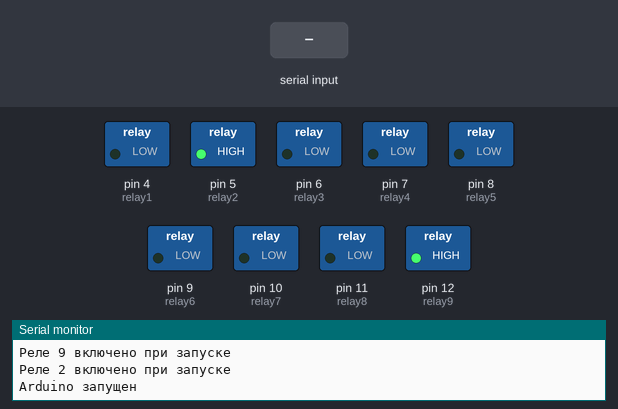
The sketch below on a simulated Arduino Uno, built with avr-gcc and run on an emulated ATmega328P. Shown: switched loads named in the sketch (green lamp = pin HIGH), the last lines printed to the serial monitor. The test bench sets the inputs (shaded band).

Above: at 1.2 s.
1.3 s: "0" received over Serial
At 2.1 s:
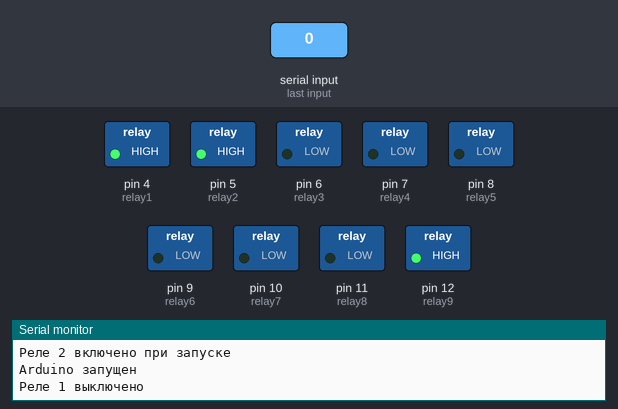
2.8 s: "3" received over Serial
At 3.2 s:
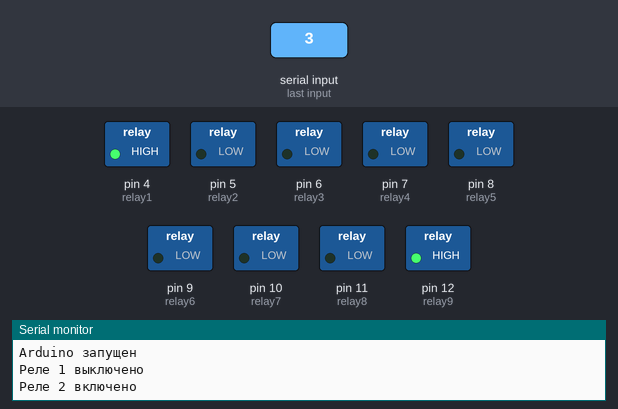
4.3 s: byte 65 ('A') received over Serial
At 5.5 s:
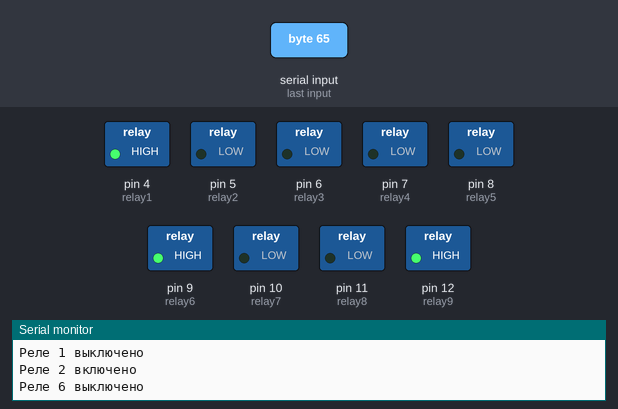
5.8 s: byte 67 ('C') received over Serial
At 6.7 s:
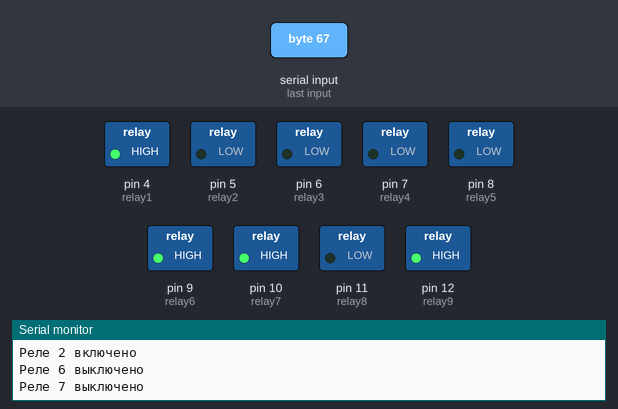
7.3 s: byte 66 ('B') received over Serial
At 7.9 s:
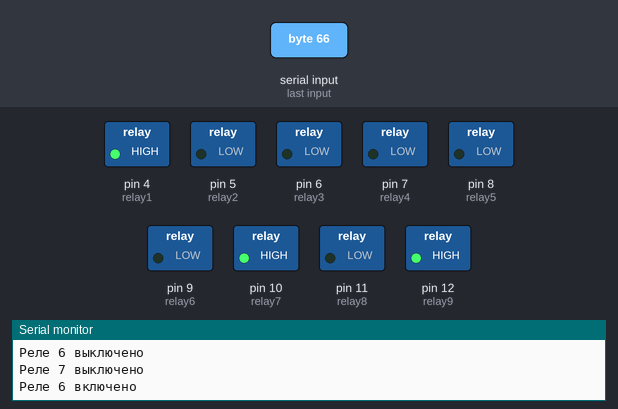
8.8 s: byte 69 ('E') received over Serial
At 10.2 s:
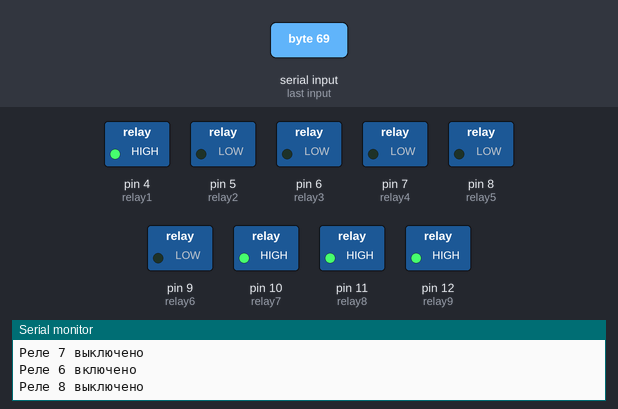
Timing chart, 0 to 11.3 s (numbered marks = the images above; inputs shaded):
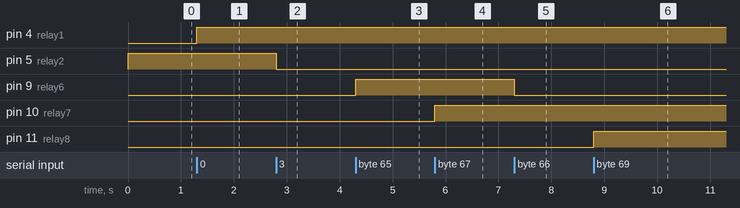

Measured:
- after the input at 1.3 s, pin 4 (relay1): LOW → HIGH at once
- after the input at 2.8 s, pin 5 (relay2): HIGH → LOW at once
- after the input at 4.3 s, pin 9 (relay6): LOW → HIGH at once
- after the input at 5.8 s, pin 10 (relay7): LOW → HIGH at once
- after the input at 7.3 s, pin 9 (relay6): HIGH → LOW at once
- after the input at 8.8 s, pin 11 (relay8): LOW → HIGH at once

The sketch:

ARI-Arduino.ino
```cpp
#include <Wire.h>

int relay1 = 4;  // Пин для реле 1
int relay2 = 5;  // Пин для реле 2
int relay3 = 6;  // Пин для реле 3
int relay4 = 7;  // Пин для реле 4
int relay5 = 8;  // Пин для реле 5
int relay6 = 9;  // Пин для реле 6
int relay7 = 10; // Пин для реле 7
int relay8 = 11; // Пин для реле 8
int relay9 = 12; // Пин для реле 9

void setup() {
  pinMode(relay1, OUTPUT);  // Настройка пина реле 1 как выход
  pinMode(relay2, OUTPUT);  // Настройка пина реле 2 как выход
  pinMode(relay3, OUTPUT);  // Настройка пина реле 3 как выход
  pinMode(relay4, OUTPUT);  // Настройка пина реле 4 как выход
  pinMode(relay5, OUTPUT);  // Настройка пина реле 5 как выход
  pinMode(relay6, OUTPUT);  // Настройка пина реле 6 как выход
  pinMode(relay7, OUTPUT);  // Настройка пина реле 7 как выход
  pinMode(relay8, OUTPUT);  // Настройка пина реле 8 как выход
  pinMode(relay9, OUTPUT);  // Настройка пина реле 9 как выход

  Serial.begin(9600);       // Начало серийной связи на скорости 9600 бод

  // Включение реле на 12 пине при запуске
  digitalWrite(relay9, HIGH);
  Serial.println("Реле 9 включено при запуске");

  digitalWrite(relay2, HIGH);
  Serial.println("Реле 2 включено при запуске");

  // Печать исходного состояния реле при запуске
  Serial.println("Arduino запущен");
}

void loop() {
  if (Serial.available()) {  // Проверка доступности данных для чтения
    char command = Serial.read();  // Чтение одного байта из серийного порта
    switch (command) {
      case '0':
        digitalWrite(relay1, HIGH);  // Выключение реле 1
        Serial.println("Реле 1 выключено");
        break;
      case '1':
        digitalWrite(relay1, LOW);   // Включение реле 1
        Serial.println("Реле 1 включено");
        break;
      case '2':
        digitalWrite(relay2, HIGH);  // Выключение реле 2
        Serial.println("Реле 2 выключено");
        break;
      case '3':
        digitalWrite(relay2, LOW);   // Включение реле 2
        Serial.println("Реле 2 включено");
        break;
      case '4':
        digitalWrite(relay3, HIGH);  // Выключение реле 3
        Serial.println("Реле 3 выключено");
        break;
      case '5':
        digitalWrite(relay3, LOW);   // Включение реле 3
        Serial.println("Реле 3 включено");
        break;
      case '6':
        digitalWrite(relay4, HIGH);  // Выключение реле 4
        Serial.println("Реле 4 выключено");
        break;
      case '7':
        digitalWrite(relay4, LOW);   // Включение реле 4
        Serial.println("Реле 4 включено");
        break;
      case '8':
        digitalWrite(relay5, HIGH);  // Выключение реле 5
        Serial.println("Реле 5 выключено");
        break;
      case '9':
        digitalWrite(relay5, LOW);   // Включение реле 5
        Serial.println("Реле 5 включено");
        break;
      case 'A':
        digitalWrite(relay6, HIGH);  // Выключение реле 6
        Serial.println("Реле 6 выключено");
        break;
      case 'B':
        digitalWrite(relay6, LOW);   // Включение реле 6
        Serial.println("Реле 6 включено");
        break;
      case 'C':
        digitalWrite(relay7, HIGH);  // Выключение реле 7
        Serial.println("Реле 7 выключено");
        break;
      case 'D':
        digitalWrite(relay7, LOW);   // Включение реле 7
        Serial.println("Реле 7 включено");
        break;
      case 'E':
        digitalWrite(relay8, HIGH);  // Выключение реле 8
        Serial.println("Реле 8 выключено");
        break;
      case 'F':
        digitalWrite(relay8, LOW);   // Включение реле 8
        Serial.println("Реле 8 включено");
        break;
      case 'G':
        digitalWrite(relay9, HIGH);  // Включение реле 9
        Serial.println("Реле 9 включено");
        break;
      case 'H':
        digitalWrite(relay9, LOW);   // Выключение реле 9
        Serial.println("Реле 9 выключено");
        break;
      default:
        // Обработка неизвестных команд
        Serial.println("Неизвестная команда");
        break;
    }
  }
}
```
